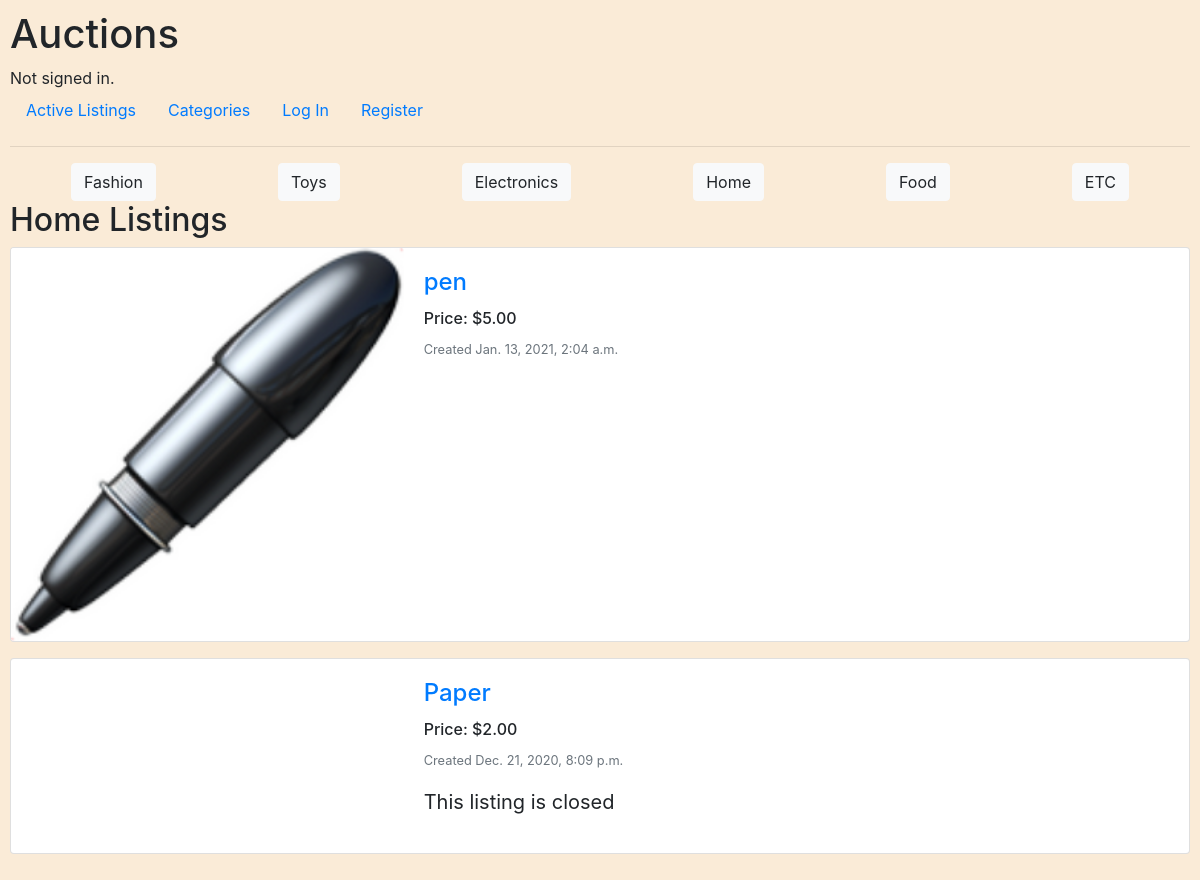
The page /categories/Home/ on the database as committed earlier.
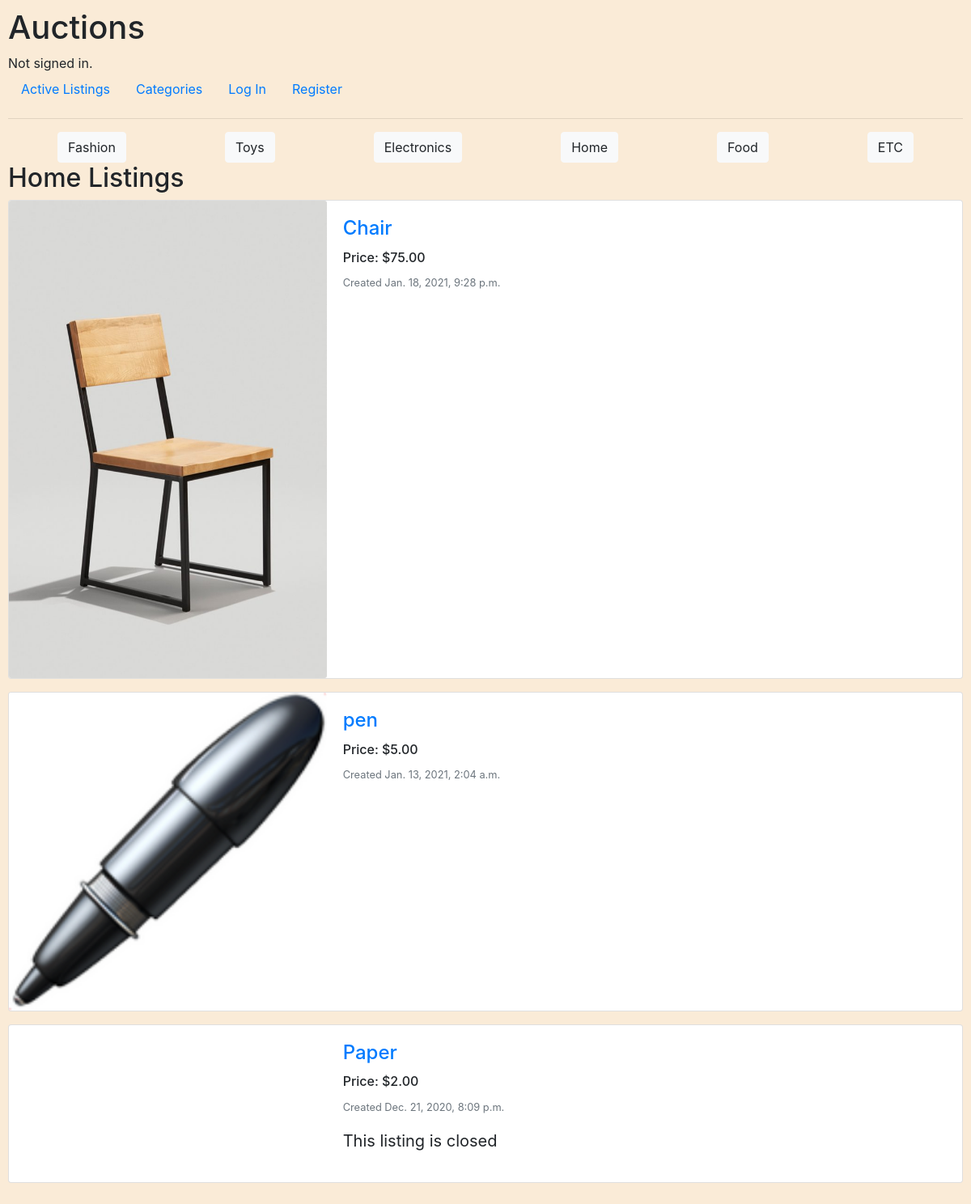
The same page on the database as committed later.
### auctions/models.py (models this page shows, shortened)
class Listing(models.Model):
    name = models.CharField(max_length=64)
    image = models.ImageField(upload_to='images/', null=True, blank=True)
    description = models.TextField(blank=True)
    price = models.DecimalField(decimal_places=2,max_digits=50)
    bidcount = models.IntegerField(default=0)
    lastbidding_by = models.CharField(max_length=64, blank=True)
    lister = models.ForeignKey(User, on_delete=models.CASCADE, related_name="lister")
    category = models.CharField(max_length=64, blank=True)
    created_at = models.DateTimeField(auto_now_add=True)
    watched = models.ManyToManyField(User, blank=True, related_name="watching")
    winner = models.CharField(max_length=64, blank=True)
    is_closed = models.BooleanField(default=False)

### auctions/views.py (the view)
# urls.py: path("categories/<str:category>/", views.categoryListings, name="categoryListings"),
def categoryListings(request, category):
    watchedItemsNum = 0
    try:
        watcher = User.objects.get(username=request.user.username)
        watchedItems = Listing.objects.filter(watched=watcher)
        watchedItemsNum = len(watchedItems)
    except:
        pass
    listings = Listing.objects.order_by("-created_at").all().filter(category=category)
    context = {
        "categories": [],
        "category": category,
        "listings": listings,
        "watchedItemsNum": watchedItemsNum,
    }
    for category in CATEGORY_CHOICES:
        context["categories"].append(category[0])
    return render(request, "auctions/categoryListings.html", context)

### auctions/templates/auctions/categoryListings.html
{% extends "auctions/layout.html" %}
{% block body %}
    <div class="d-flex justify-content-around">
    {% for category in categories %}
        {% if category != "" %}
            <span>
                <a href="{% url 'categoryListings' category %}">
                    <button class="btn btn-light" type="submit" value="{{ category }}">{{ category }}</button>
                </a>
            </span>
        {% endif %}
    {% endfor %}
    </div>
    <h2>{{ category }} Listings</h2>
    <div>
        {% for listing in listings %}
            <div class="card mb-3" style="max-width: 100%;">
                <div class="row no-gutters">
                    <div class="col-md-4">
                        {% if listing.image %}
                            <a href="{% url 'listing' listing.id %}"><img src="{{ listing.image.url }}" class="card-img" alt="{{ listing.name }}"></a>
                        {% endif %}
                    </div>
                    <div class="col-md-8">
                        <div class="card-body">
                            <h4 class="card-title"><a href="{% url 'listing' listing.id %}">{{ listing.name }}</a></h4>
                            <h6 class="card-text">Price: ${{ listing.price }}</h6>
                            <p class="card-text"><small class="text-muted">Created {{ listing.created_at }}</small></p>
                            {% if listing.is_closed %}
                                <p class="lead"><strong>This listing is closed</strong></p>
                            {% endif %}
                        </div>
                    </div>
                </div>
            </div>
        {% empty %}
            <li>No listings to show</li>
        {% endfor %}
    </div>
{% endblock %}

Rows that differ between the two databases and show on the page:
added Listing: image (picture), name "Chair", price "75.00", created_at "Jan. 18, 2021, 9:28 p.m."
